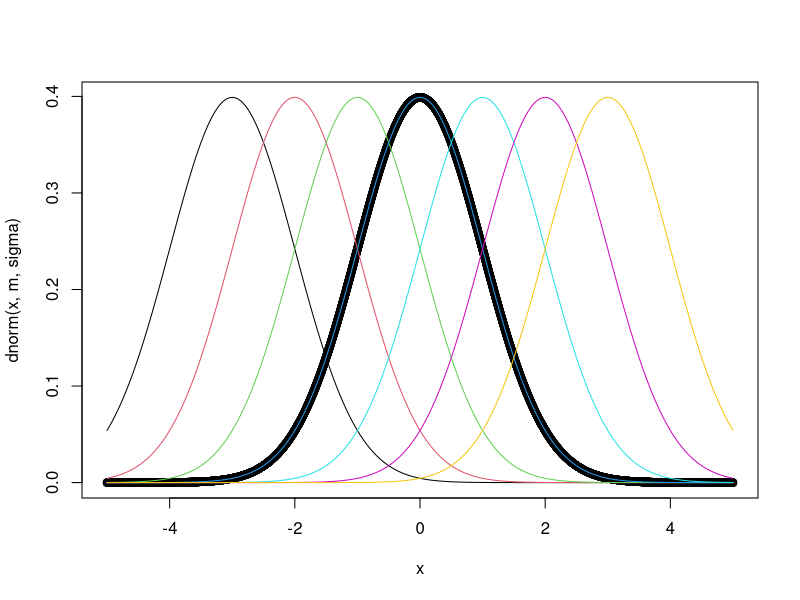
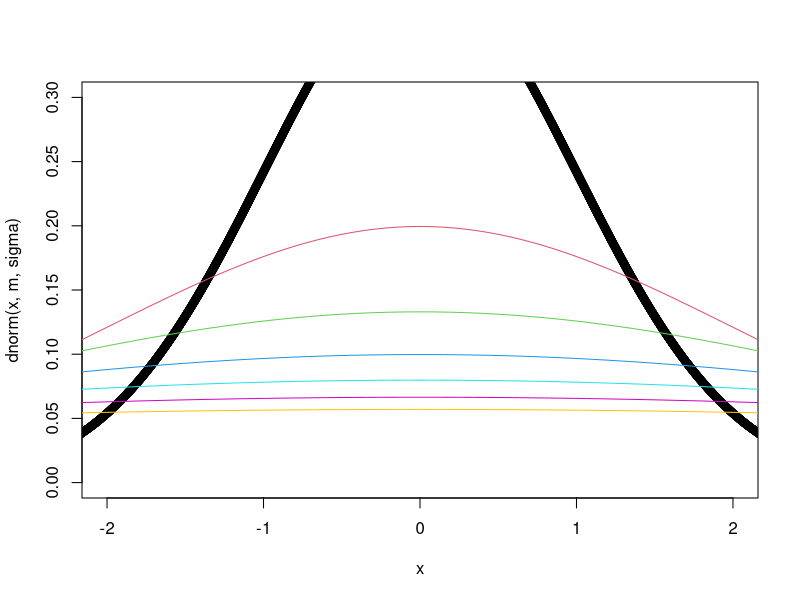
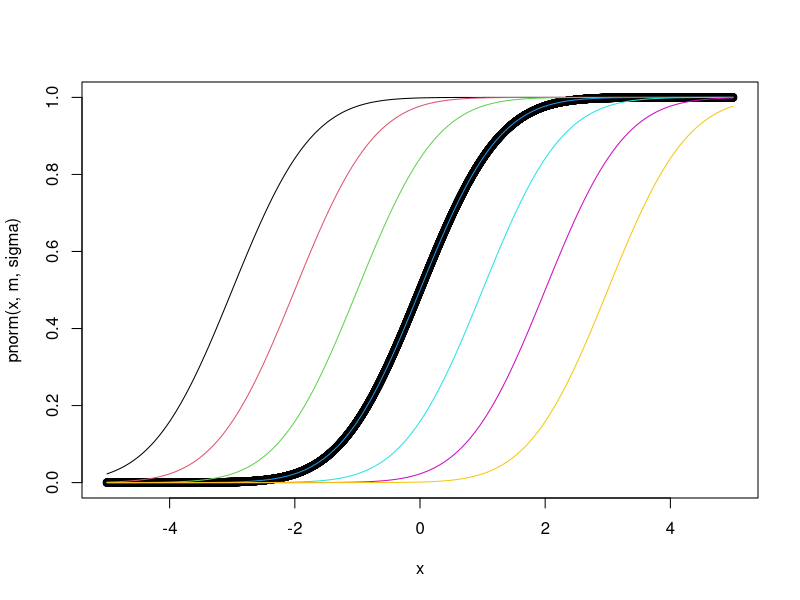
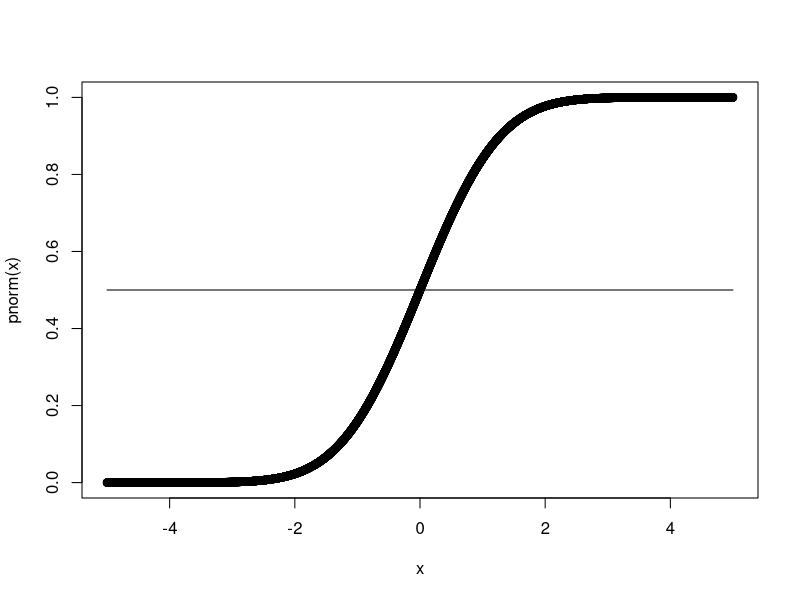

Here is the R script that generated these plots, in order:
# Repartitia normala de medie m si dispersie \sigma_2

m <- 0
sigma <- 1
x <- seq(-5, 5, 0.001)

plot(x, dnorm(x, m, sigma))
for (i in -3:3) {
  lines(x, dnorm(x, i, sigma), col=i+4)
}

plot(x, dnorm(x, m, sigma), xlim=c(-2, 2), ylim=c(0, 0.3))
for (i in -3:3) {
  lines(x, dnorm(x, m, i+4), col=i+4)
}

plot(x, pnorm(x, m, sigma))
for (i in -3:3) {
  lines(x, pnorm(x, i, sigma), col=i+4)
}

# Proprietatile functiei \Phi

y <- rep(0.5, length(x))
plot(x, pnorm(x))
lines(x, y)
